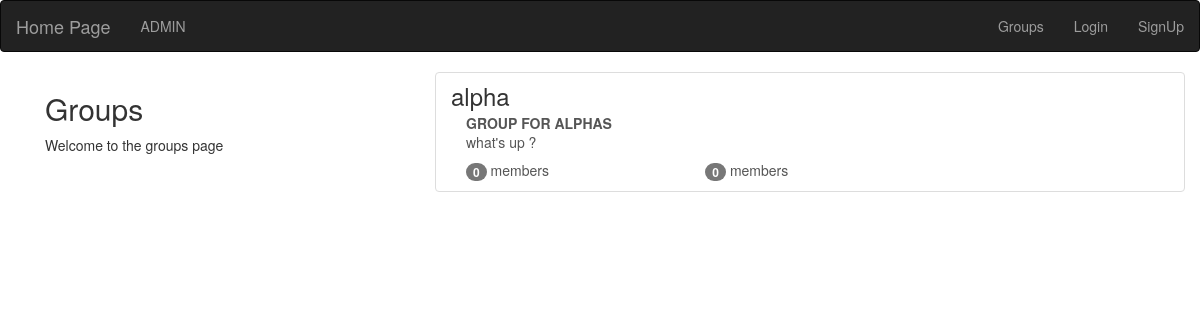
The app's page /groups/ with its own data.
### groups/models.py (models this page shows, shortened)
class Group(models.Model):
    name = models.CharField(max_length=225,unique=True)
    slug = models.CharField(max_length=225,unique=True)
    description = models.TextField(blank=True,default='')
    description_html = models.TextField(editable=False,blank=True,default='')
    members = models.ManyToManyField(User,through='GroupMember')
    class Meta:
        ordering = ['name']

### groups/views.py (the view)
# urls.py: path('',views.ListGroups.as_view(),name='all'),
class ListGroups(generic.ListView):
    model = Group

### groups/templates/groups/group_list.html (shortened to what this page needs)
{% extends 'groups/group_base.html' %}
{% block pregroup_block %}
    <div class="col-md-4">
        <div class="content">
            <h2>Groups</h2>
            <p>Welcome to the groups page </p>
        </div>
    </div>
{% endblock %}
{% block group_content_block %}
    <div class="col-md-8">
        <div class="list_group">
            {% for group in object_list %}
                <a href="{% url 'groups:single' slug=group.slug %}" class="list-group-item">
                    <h3 class="title list-group-item-heading">{{group.name}}</h3>
                    <div class="list-group-item-text container-fluid">
                        {{group.description_html|safe}}
                        <div class="row">
                            <div class="col-md-4">
                                <span class="badge">{{group.members.count}}</span>
                                member{{group.members.count|pluralize}}
                            </div>
                            <div class="col-md-4">
                                <span class="badge">{{group.posts.count}}</span>
                                member{{group.posts.count|pluralize}}
                            </div>
                        </div>
                    </div>
                </a>
            {% endfor %}
        </div>
    </div>
{% endblock %}

### records on screen
Group: name "alpha", description_html "GROUP FOR ALPHAS what's up ?", members.count "0", posts.count "0"
